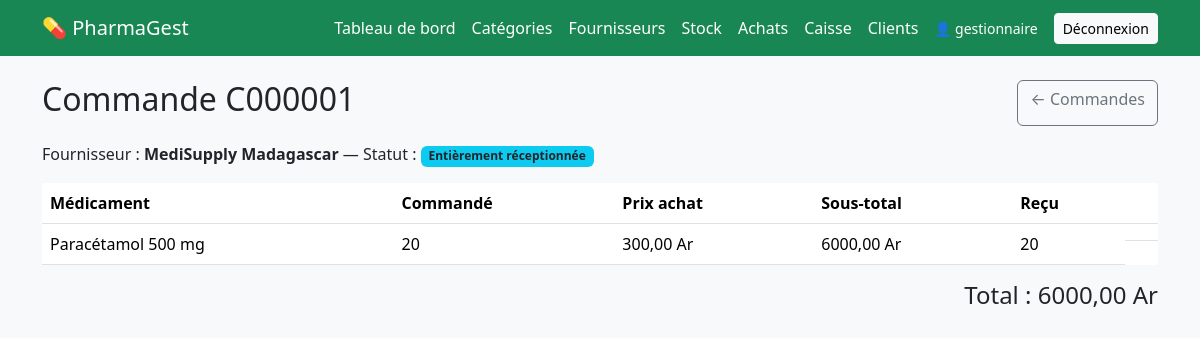
The app's page /achats/1/ (signed in) with its own data.
### achats/models.py (models this page shows, shortened)
class CommandeAchat(models.Model):
    STATUTS = [
        ("brouillon", "Brouillon"),
        ("commandee", "Commandée"),
        ("partielle", "Partiellement réceptionnée"),
        ("complete", "Entièrement réceptionnée"),
        ("annulee", "Annulée"),
    ]
    numero = models.CharField(max_length=20, unique=True, null=True, blank=True)
    fournisseur = models.ForeignKey(
        "fournisseurs.Fournisseur", on_delete=models.PROTECT, related_name="commandes"
    )
    statut = models.CharField(max_length=12, choices=STATUTS, default="brouillon")
    utilisateur = models.ForeignKey(
        settings.AUTH_USER_MODEL, on_delete=models.SET_NULL, null=True, blank=True
    )
    date_creation = models.DateTimeField(auto_now_add=True)
    class Meta:
        ordering = ["-date_creation"]
    @property
    def total(self):
        return sum(l.sous_total for l in self.lignes.all())

class LigneAchat(models.Model):
    commande = models.ForeignKey(CommandeAchat, on_delete=models.CASCADE, related_name="lignes")
    medicament = models.ForeignKey("medicaments.Medicament", on_delete=models.PROTECT)
    quantite = models.PositiveIntegerField()
    prix_achat = models.DecimalField(max_digits=10, decimal_places=2)
    quantite_recue = models.PositiveIntegerField(default=0)
    @property
    def sous_total(self):
        return self.quantite * self.prix_achat

### fournisseurs/models.py (models this page shows)
class Fournisseur(models.Model):
    nom = models.CharField("Nom / raison sociale", max_length=150)
    adresse = models.CharField(max_length=255, blank=True)
    telephone = models.CharField(max_length=30, blank=True)
    email = models.EmailField(blank=True)
    numero_fiscal = models.CharField("Numéro fiscal (NIF/STAT)", max_length=50, blank=True)
    contact_principal = models.CharField(max_length=100, blank=True)
    actif = models.BooleanField(default=True)
    date_creation = models.DateTimeField(auto_now_add=True)
    class Meta:
        ordering = ["nom"]
    def __str__(self):
        return self.nom

### medicaments/models.py (models this page shows)
class Medicament(models.Model):
    FORMES = [
        ("comprime", "Comprimé"),
        ("gelule", "Gélule"),
        ("sirop", "Sirop"),
        ("injectable", "Injectable"),
        ("pommade", "Pommade"),
        ("autre", "Autre"),
    ]
    nom_commercial = models.CharField(max_length=150)
    denomination_generique = models.CharField(max_length=150, blank=True)
    categorie = models.ForeignKey(
        Categorie, on_delete=models.PROTECT, related_name="medicaments"
    )
    forme = models.CharField(max_length=20, choices=FORMES, default="comprime")
    dosage = models.CharField(max_length=50, blank=True, help_text="Ex : 500 mg")
    laboratoire = models.CharField(max_length=150, blank=True)
    code_barres = models.CharField(max_length=50, unique=True, null=True, blank=True)
    photo = models.ImageField(upload_to="medicaments/", null=True, blank=True)
    prix_achat = models.DecimalField(
        max_digits=10, decimal_places=2, validators=[MinValueValidator(0)]
    )
    prix_vente = models.DecimalField(
        max_digits=10, decimal_places=2, validators=[MinValueValidator(0)]
    )
    seuil_alerte = models.PositiveIntegerField(default=10)
    actif = models.BooleanField(default=True)  # False = archivé
    date_creation = models.DateTimeField(auto_now_add=True)
    class Meta:
        ordering = ["nom_commercial"]
    def __str__(self):
        return f"{self.nom_commercial} {self.dosage}".strip()

### achats/views.py (the view)
# urls.py: path("<int:pk>/", views.detail, name="achat_detail"),
@roles_requis(*ROLES)
def detail(request, pk):
    c = get_object_or_404(
        CommandeAchat.objects.select_related("fournisseur").prefetch_related("lignes__medicament"),
        pk=pk,
    )
    medicaments = Medicament.objects.filter(actif=True)
    return render(request, "achats/detail.html", {"c": c, "medicaments": medicaments})

### utilisateurs/roles.py (called while the page is built)
def roles_requis(*roles):
    def decorateur(vue):
        @wraps(vue)
        def enveloppe(request, *args, **kwargs):
            u = request.user
            if u.is_superuser or u.groups.filter(name__in=roles).exists():
                return vue(request, *args, **kwargs)
            raise PermissionDenied
        return enveloppe
    return decorateur

### templates/achats/detail.html (shortened to what this page needs)
{% extends "base.html" %}
{% block content %}
<div class="d-flex justify-content-between mb-3">
  <h2>Commande {{ c.numero }}</h2>
  <a href="{% url 'achat_liste' %}" class="btn btn-outline-secondary">← Commandes</a>
</div>
<p>Fournisseur : <b>{{ c.fournisseur }}</b> — Statut : <span class="badge bg-info text-dark">{{ c.get_statut_display }}</span></p>
<table class="table bg-white align-middle">
  <thead><tr><th>Médicament</th><th>Commandé</th><th>Prix achat</th><th>Sous-total</th><th>Reçu</th><th></th></tr></thead>
  <tbody>
  {% for l in c.lignes.all %}
    <tr>
      <td>{{ l.medicament }}</td>
      <td>{{ l.quantite }}</td>
      <td>{{ l.prix_achat }} Ar</td>
      <td>{{ l.sous_total }} Ar</td>
      <td>{{ l.quantite_recue }}</td>
      <td class="d-flex gap-1">
      </td>
    </tr>
  {% empty %}
    <tr><td colspan="6" class="text-center">Aucune ligne.</td></tr>
  {% endfor %}
  </tbody>
</table>
<h4 class="text-end">Total : {{ c.total }} Ar</h4>
{% endblock %}

### templates/base.html (shortened to what this page needs)
<!DOCTYPE html>
<html lang="fr">
<head>
  <link href="https://cdn.jsdelivr.net/npm/bootstrap@5.3.3/dist/css/bootstrap.min.css" rel="stylesheet">
</head>
<body class="bg-light">
<nav class="navbar navbar-dark bg-success mb-4">
  <div class="container">
    <a class="navbar-brand" href="{% url 'medicament_liste' %}">💊 PharmaGest</a>
    <div class="d-flex gap-3 align-items-center flex-wrap">
      <a class="nav-link text-white" href="{% url 'dashboard' %}">Tableau de bord</a>
      <a class="nav-link text-white" href="{% url 'categorie_liste' %}">Catégories</a>
      <a class="nav-link text-white" href="{% url 'fournisseur_liste' %}">Fournisseurs</a>
      <a class="nav-link text-white" href="{% url 'stock_apercu' %}">Stock</a>
      <a class="nav-link text-white" href="{% url 'achat_liste' %}">Achats</a>
      <a class="nav-link text-white" href="{% url 'caisse' %}">Caisse</a>
      <a class="nav-link text-white" href="{% url 'client_liste' %}">Clients</a>
      {% if user.is_authenticated %}
        <span class="text-white small">👤 {{ user.username }}</span>
        <form method="post" action="{% url 'logout' %}" class="m-0">
          <button class="btn btn-light btn-sm">Déconnexion</button>
        </form>
      {% endif %}
    </div>
  </div>
</nav>
<div class="container">
  {% block content %}{% endblock %}
</div>
</body>
</html>

### records on screen
CommandeAchat: numero "C000001", fournisseur "MediSupply Madagascar", statut "Entièrement réceptionnée", total "6000,00"
LigneAchat: medicament "Paracétamol 500 mg", quantite "20", prix_achat "300,00", sous_total "6000,00", quantite_recue "20"

### other values on screen
{{ user.username }} "gestionnaire"
